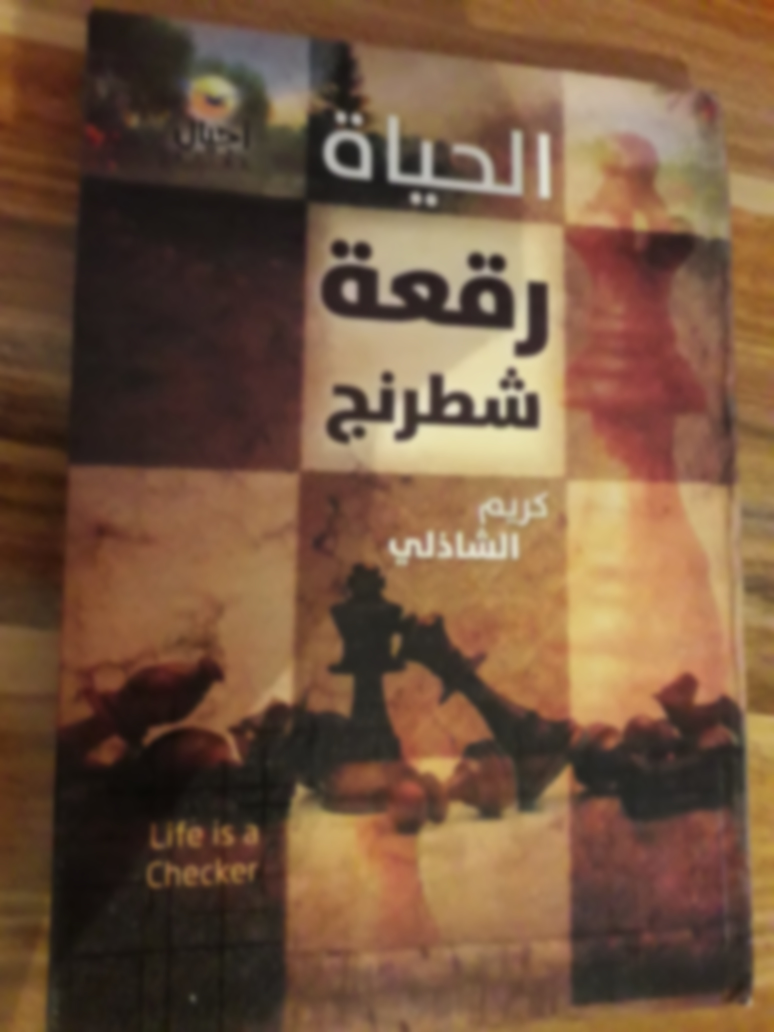
#> input picture images/testBooks/arabic/arabic_blurred.jpg, 3096 x 4128 px (shown at 1/4 size)
$ python orb_match.py   (Python 2 division)
#> lines starting #> are read from the running program, lines starting #| are printed output that depends on the picture; pictures that were not available may be replaced by others from this repository, and a replacement may not be noted
import numpy as np
import cv2 as cv
import matplotlib.pyplot as plt
import time
img1 = cv.imread('../images/testBooks/arabic/arabic_blurred.jpg', 0)          # queryImage
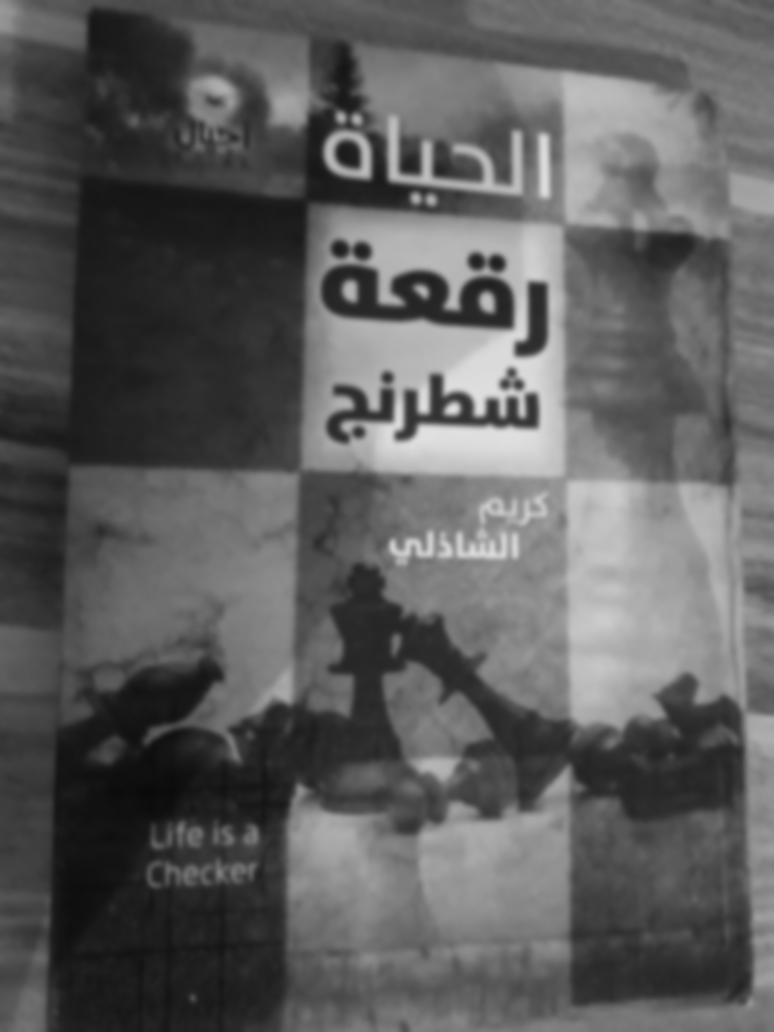
#> img1: shape (4128, 3096) (shown at 1/4 size); min 9, max 225, mean 92.7
img2 = cv.imread('../images/train/arabic.jpg', 0)  # trainImage
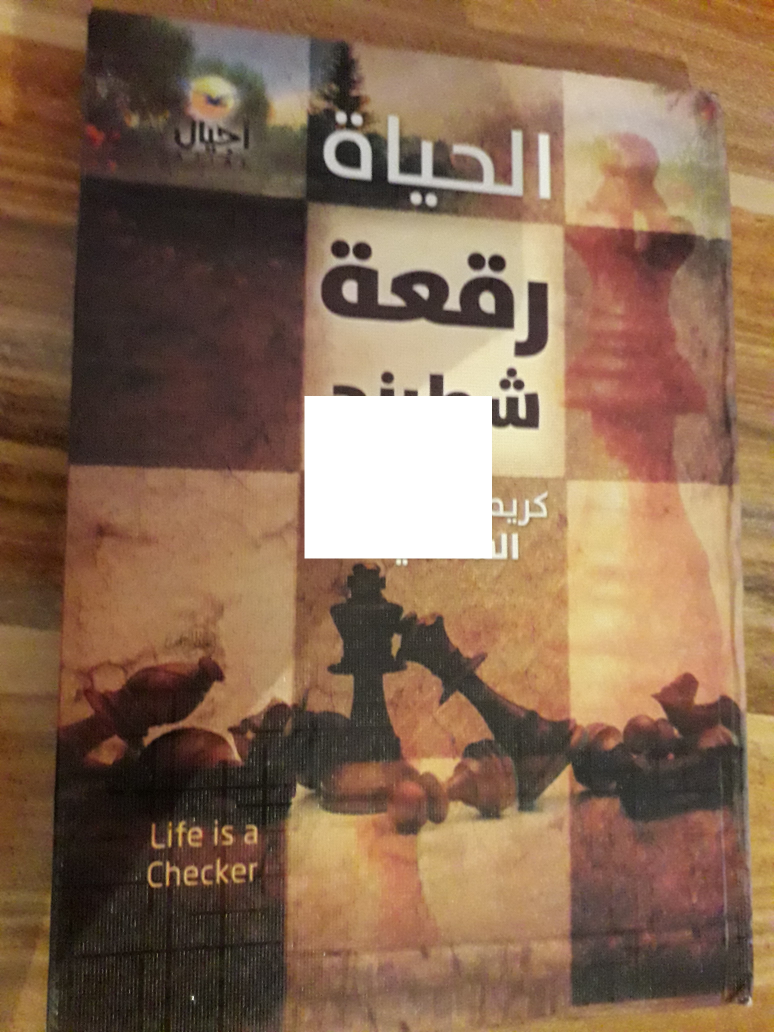
#> input picture images/testBooks/arabic/arabic_cropped.jpg, 3096 x 4128 px, given in place of arabic.jpg, which was not available (shown at 1/4 size)
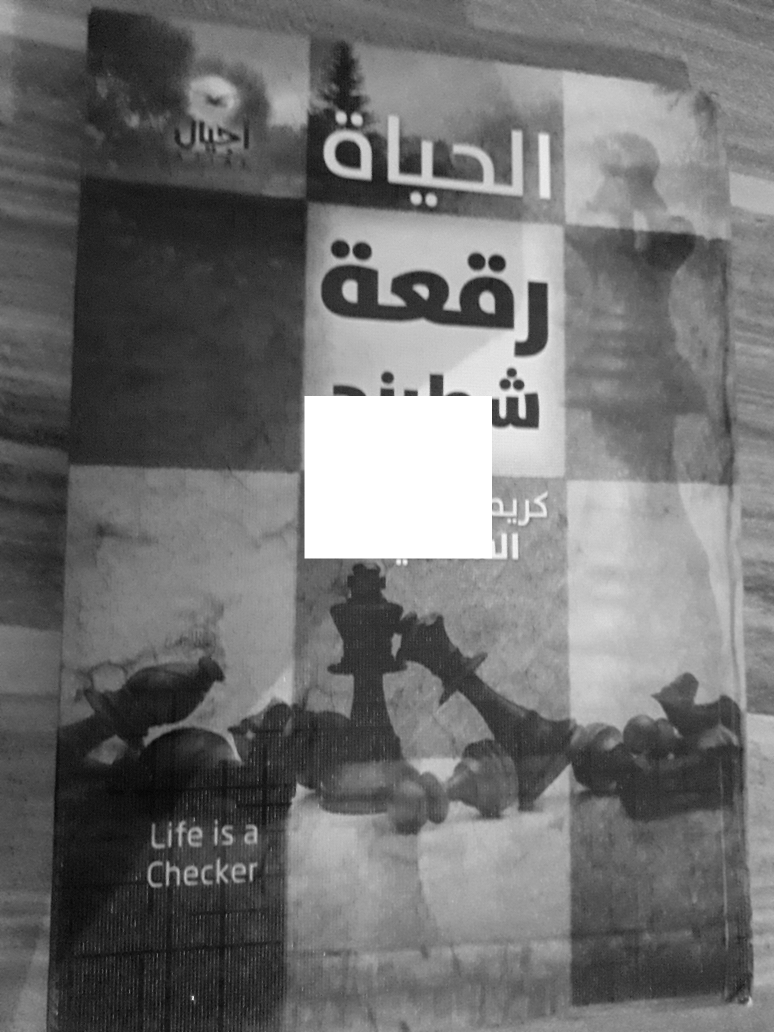
#> img2: shape (4128, 3096) (shown at 1/4 size); min 0, max 255, mean 112.2
# [8 lines of commented-out code are left out]
orb = cv.AKAZE_create()


img1 = cv.imread('../images/train/arabic.jpg', 0)          # queryImage
img2 = cv.imread('../images/testBooks/arabic/arabic.jpg', 0)  # trainImage
# Initiate ORB detector
orb = cv.xfeatures2d.SIFT_create()
# orb = cv.ORB_create()

# find the keypoints and descriptors with ORB

#> (the run stopped early here; a loop or call above may not have finished)
